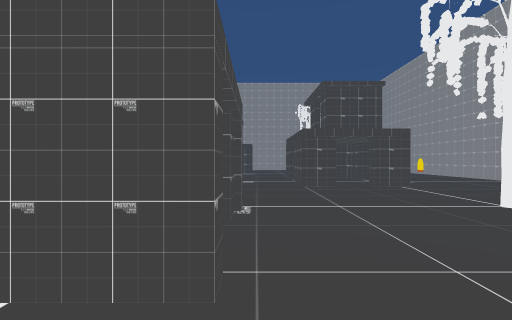
view 1 (above)

16 first-person views from a walk through a scene from a Unity 3-D project. The camera is 1.4 m above the floor, looks level and sees 85° across. The floor is counted in squares, 2 m on a side. Each view is taken from the middle of a square. On the plan, view 1 faces up. The plan holds only what a view shows up to about 9 squares ahead; the rest is blank. The place goes on beyond the plan. The player is left out.

view 2
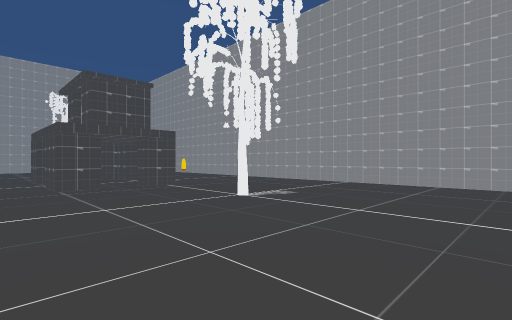

view 3
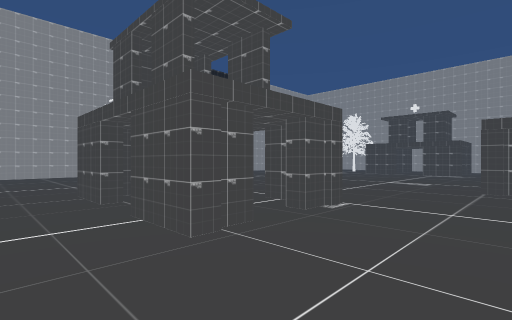

view 4
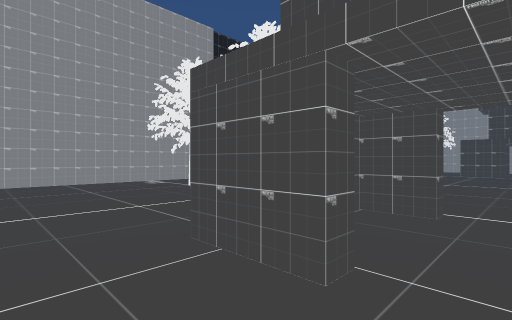

view 5
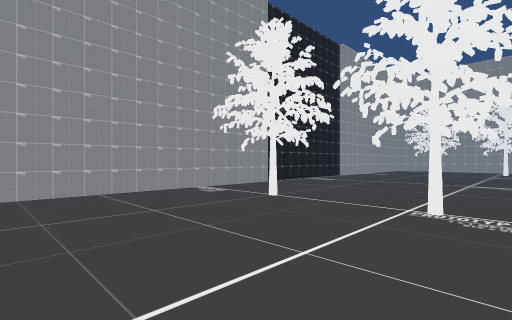

view 6
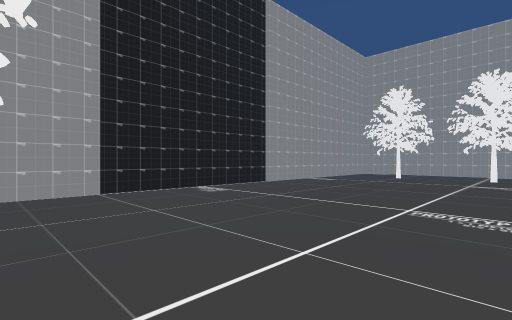

view 7
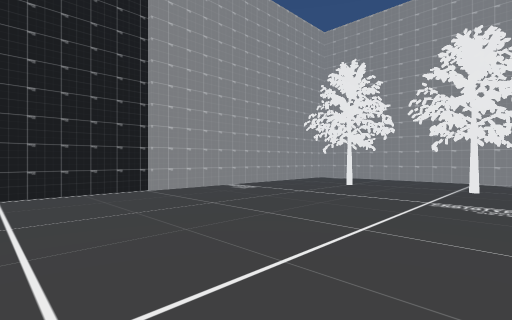

view 8
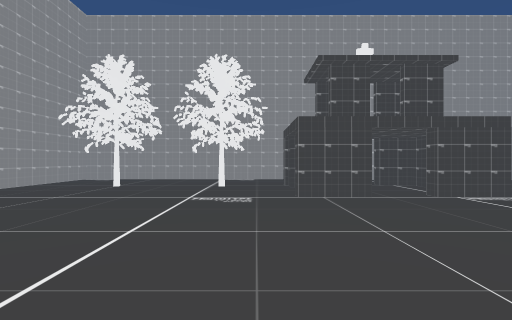

view 9
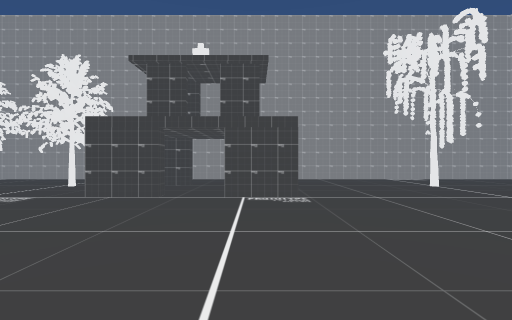

view 10
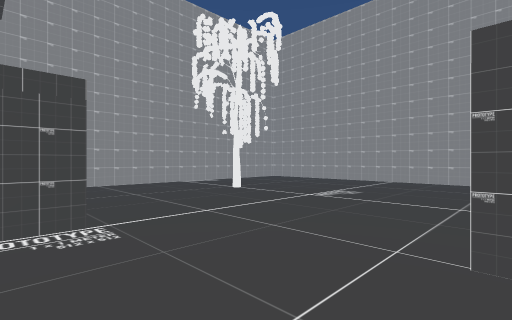

view 11
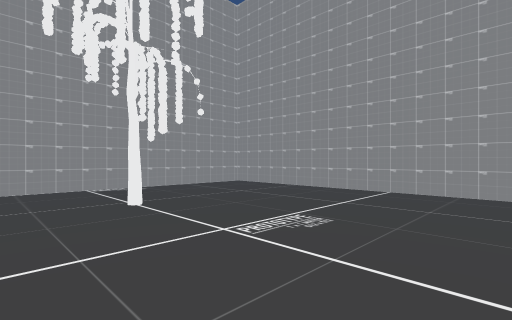

view 12
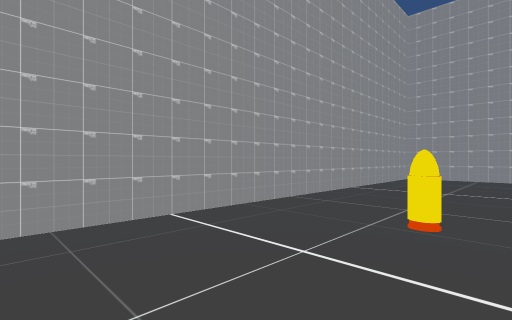

view 13
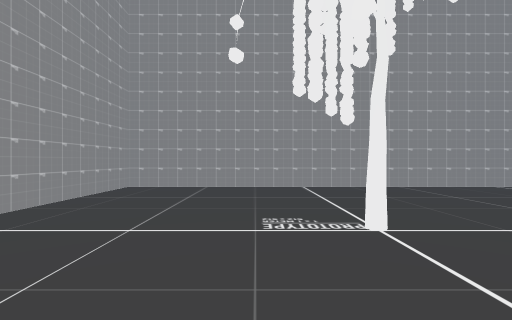

view 14
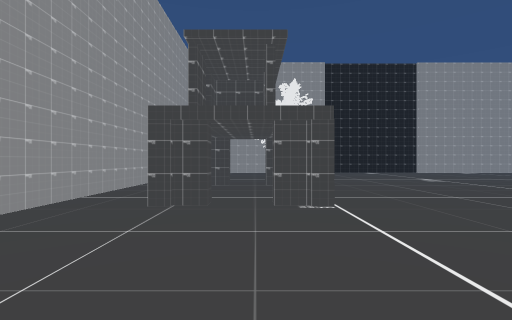

view 15
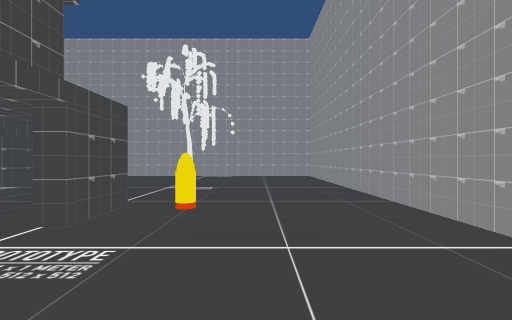

view 16
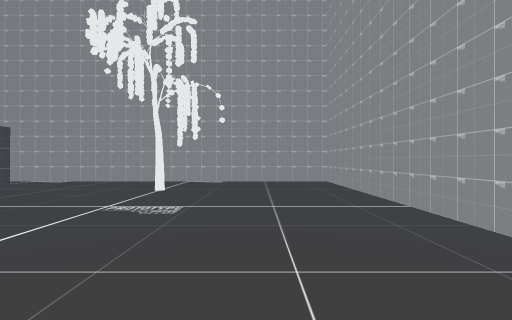

### Floor plan
Points are (right, up) in squares from view 1. A wall is a line through its corners. A room is listed if a view was taken in it or the views show most of it. See-through windows are left out.
Room 1 (views 1, 2, 4)
walls: (-2.8, 1.7) (-2.8, 1.4) (-4.3, 1.4); (-0.3, 1.4) (-1.6, 1.4); (-4.5, -0.3) (0.4, -0.3)
ways out: opening at (-3.5, 0) to room 2; opening at (-2, 1) to room 2; opening at (-0.5, 0) to room 2
Room 2 (views 3, 5, 6, 7, 8, 9, 10, 11, 12, 13, 14, 15, 16)
walls: (1.2, 9.9) (1.2, 11.4); (-2.8, 14.2) (-4.2, 14.2); (2.1, 7.4) (1.2, 7.4) (1.2, 8.8); (-0.3, 15) (-0.3, 14.2) (-1.6, 14.2); (-2.8, 4.2) (-2.8, 3.8) (-3.7, 3.8) (-3.7, 3.2); (-0.3, 4.2) (-0.3, 3.3) (-0.8, 3.3); (4, 11.4) (4, 9.9) (3.6, 9.9); (-0.7, 16.1) (-0.7, 16.7) (-1.6, 16.7) (-1.6, 17.1); (-1, 3.8) (-1.6, 3.8); (-4.2, 16.1) (-4.2, 16.9); (4.1, 7.4) (3.1, 7.4); (-2.8, 16.7) (-3.5, 16.7); (-0.8, 2.3) (-0.3, 2.3) (-0.3, 1.4); (-3.7, 2.2) (-3.7, 1.7); (-11.4, 11.9) (-11.4, 6.7); (-11.2, 6.9) (-11.2, 0.3); (-5.4, 19.2) (-7.5, 19.2); (0.4, -0.3) (8.3, -0.3) (8.3, 19); (-11.2, 18) (-11.2, 11.8); (7.5, 19.2) (1, 19.2)
ways out: opening at (-3.5, 0) to room 1; opening at (-2, 1) to room 1; opening at (-0.5, 0) to room 1
objects: tree (-9, 4); tree (-9, 16); tree (-6, 4); tree (-6, 16); tree (4, 4); tree (4, 16); other object (5, 9)

Positions as (right, up) in squares from view 1, and headings:
1: (0, 0), facing up
2: (0, 0), facing up-right
3: (2, 0), facing up-left
4: (-2, 0), facing up-left
5: (-5, 0), facing up-left
6: (-5, 5), facing up-left
7: (-5, 9), facing up-left
8: (-5, 9), facing up
9: (-1, 9), facing up
10: (-1, 11), facing up-right
11: (2, 12), facing up-right
12: (5, 11), facing down-right
13: (5, 7), facing down
14: (4, 3), facing left
15: (6, 7), facing up
16: (6, 10), facing up
